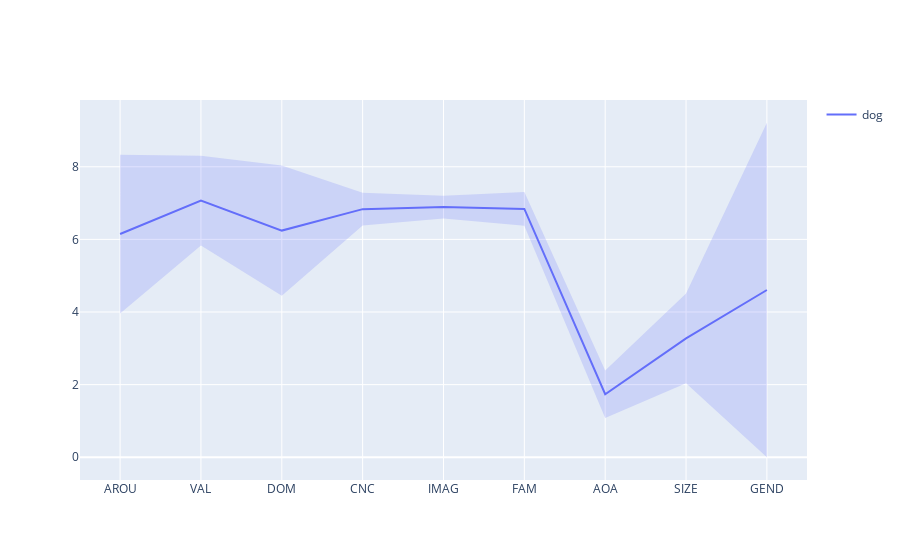

Source (notebook cell):
### Markdown cell above
> Experimenting some words visualization:

### Code cell
fig_dog = viz_GlasgowR(['dog'], glasgow)
fig_dog

### Figure 1 — Plotly figure (JSON) as saved in the notebook; plotly's stock layout.template omitted (floating-point values rounded to 4 significant figures)
{"data": [{"line": {"color": "#636EFA"}, "mode": "lines", "name": "dog", "showlegend": true, "type": "scatter", "x": [1, 2, 3, 4, 5, 6, 7, 8, 9], "y": [6.147, 7.067, 6.242, 6.833, 6.889, 6.84, 1.735, 3.273, 4.606]}, {"fill": "toself", "fillcolor": "rgba(99, 110, 250, 0.2)", "hoverinfo": "skip", "line": {"color": "rgba(255,255,255,0)"}, "showlegend": false, "type": "scatter", "x": [1, 2, 3, 4, 5, 6, 7, 8, 9, 9, 8, 7, 6, 5, 4, 3, 2, 1], "y": [8.332, 8.304, 8.035, 7.286, 7.203, 7.303, 2.391, 4.511, 9.212, 0, 2.035, 1.079, 6.377, 6.575, 6.38, 4.449, 5.83, 3.962]}], "layout": {"autosize": true, "xaxis": {"autorange": true, "range": [0.5284, 9.472], "tickmode": "array", "ticktext": ["AROU", "VAL", "DOM", "CNC", "IMAG", "FAM", "AOA", "SIZE", "GEND"], "tickvals": [1, 2, 3, 4, 5, 6, 7, 8, 9], "type": "linear"}, "yaxis": {"autorange": true, "range": [-0.7602, 9.972], "type": "linear"}}}
